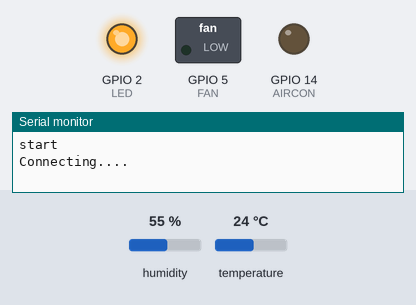
Bench run of a sketch on a simulated ESP8266 (NodeMCU). On the bench: switched loads named in the sketch (green lamp = pin HIGH), output pins drawn as LEDs (lit = HIGH), the last lines printed to the serial monitor. The test bench sets the inputs (shaded band); at power-on: humidity 55 %, temperature 24 °C. WiFi joins after 1.5 s; servers stay silent unless stated; the Firebase database answers and starts empty.

Above: at 0.1 s.
At 1.6 s:
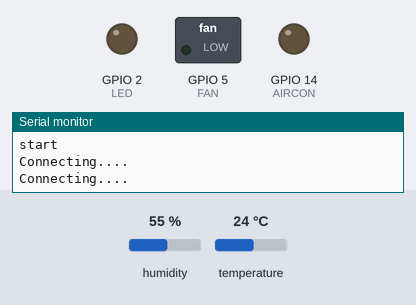
Timing chart, 0 to 3.1 s (numbered marks = the images above):
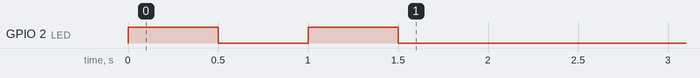

The sketch:

CodeESP8266_DoAnAndroid.ino
```cpp
#include "DHT.h"
#include <ESP8266WiFi.h>
#include <FirebaseArduino.h>
//#include <SocketIOClient.h>
//#include <ArduinoJson.h>

//DHT
#define DHTPIN 4     // what digital pin we're connected to
#define DHTTYPE DHT11
DHT dht(DHTPIN, DHTTYPE);

//LED, MOTOR
#define FAN 5
#define AIRCON 14
#define LED  2

//wifi
//SocketIOClient client;
#define WIFI_SSID "Ceslab"
#define WIFI_PASSWORD "labtuivuilam11"

//Firebase
#define FIREBASE_HOST "smarthome-f50ea.firebaseio.com"
#define FIREBASE_AUTH "Uhbm5WbEyTJdbX1aZ3ThYGpIczFFUj7RIedIF47E"

#define humidityValuePath "measure/2/value"
#define temperatureValuePath "measure/1/value"
#define ledValuePath "component/1/value"
#define fanValuePath "component/3/value"
#define airConValuePath "component/2/value"
#define ledOpacityPath "component/1/opacity"

int ledValue;
int fanValue;
int airConValue;
int ledOpacity;

//char host[] = "ec2-18-218-68-216.us-east-2.compute.amazonaws.com";  //Địa chỉ IP dịch vụ, hãy thay đổi nó theo địa chỉ IP Socket server của bạn.
//int port = 3000;                  //Cổng dịch vụ socket server do chúng ta tạo!
//
//extern String RID;
//extern String Rfull;
//
//unsigned long previousMillis = 0;
//long interval = 2000;

void setup() {
  Serial.begin(9600);
  Serial.println("start");
  //DHT
  dht.begin();

  //
  pinMode(FAN, OUTPUT);
  pinMode(AIRCON, OUTPUT);
  pinMode(LED, OUTPUT);

  digitalWrite(FAN, LOW);
  digitalWrite(AIRCON, LOW);
  digitalWrite(LED, LOW);

  //WIFI
  //connect wifi
  WiFi.begin(WIFI_SSID, WIFI_PASSWORD);

  //wait wifi connect
  while (WiFi.status() != WL_CONNECTED) {
     Serial.println("Connecting....");
     digitalWrite(LED, HIGH);
     delay(500);
     digitalWrite(LED, LOW);
     delay(500);

  }
  digitalWrite(LED, LOW);
  Serial.println("Connected");

  Firebase.begin(FIREBASE_HOST, FIREBASE_AUTH);
//   if (!client.connect(host, port)) {
//      Serial.println("Web_Server: Not connected");
//      return;
//  }

  Serial.println("EndSetUp");
}

void loop() {
  // Wait a few seconds between measurements.
  delay(2000);
  Serial.println("loop");

  //DHT 11
  float h = dht.readHumidity();
  float t = dht.readTemperature();

  // Check if any reads failed and exit early (to try again).
  if (isnan(h) || isnan(t)) {
    Serial.println("Failed to read from DHT sensor!");
    return;
  }

  Serial.print("Humidity: ");
  Serial.print(h);
  Serial.print(" \t");
  Serial.print("Temperature: ");
  Serial.print(t);
  Serial.println(" *C ");

  Firebase.setFloat(humidityValuePath, h);
  Firebase.setFloat(temperatureValuePath, t);

  ledValue = Firebase.getInt(ledValuePath);
  fanValue = Firebase.getInt(fanValuePath);
  airConValue = Firebase.getInt(airConValuePath);
  ledOpacity = Firebase.getInt(ledOpacityPath);

   analogWrite(LED, (int) (ledValue*ledOpacity*10.23));
   digitalWrite(FAN, fanValue);
   digitalWrite(AIRCON, airConValue);

  if (Firebase.failed()) {
      Serial.print("setting /message failed:");
      Serial.println(Firebase.error());
      return;
  }


//  //WIFI
//    if (client.monitor()) {
//      Serial.println("aaa");
//      Serial.println(RID);
//      Serial.println(Rfull);
//    }
//
//    if (millis() - previousMillis > interval) {
//    previousMillis = millis();
//
//    //gửi sự kiện "atime" là một JSON chứa tham số message có nội dung là Time please?
//    client.send("temperature", "value", "1111");
//    }
//
//    //check connect web server
//    if (!client.connected()){
//        if (!client.connect(host, port)) {
//        Serial.println("Web_Server: Not connected");
//        return;
//      }
//    }
}
```
